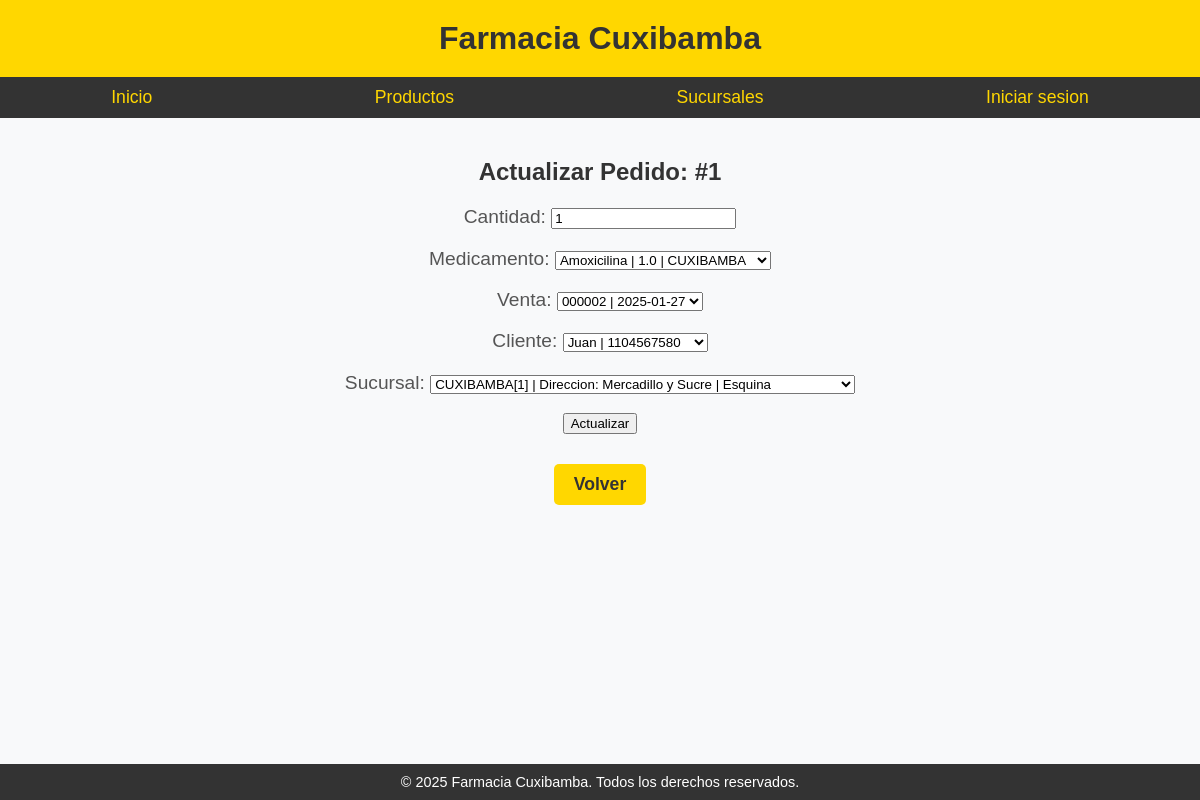
Before: /actualizar_pedido/1/ with the older database file.
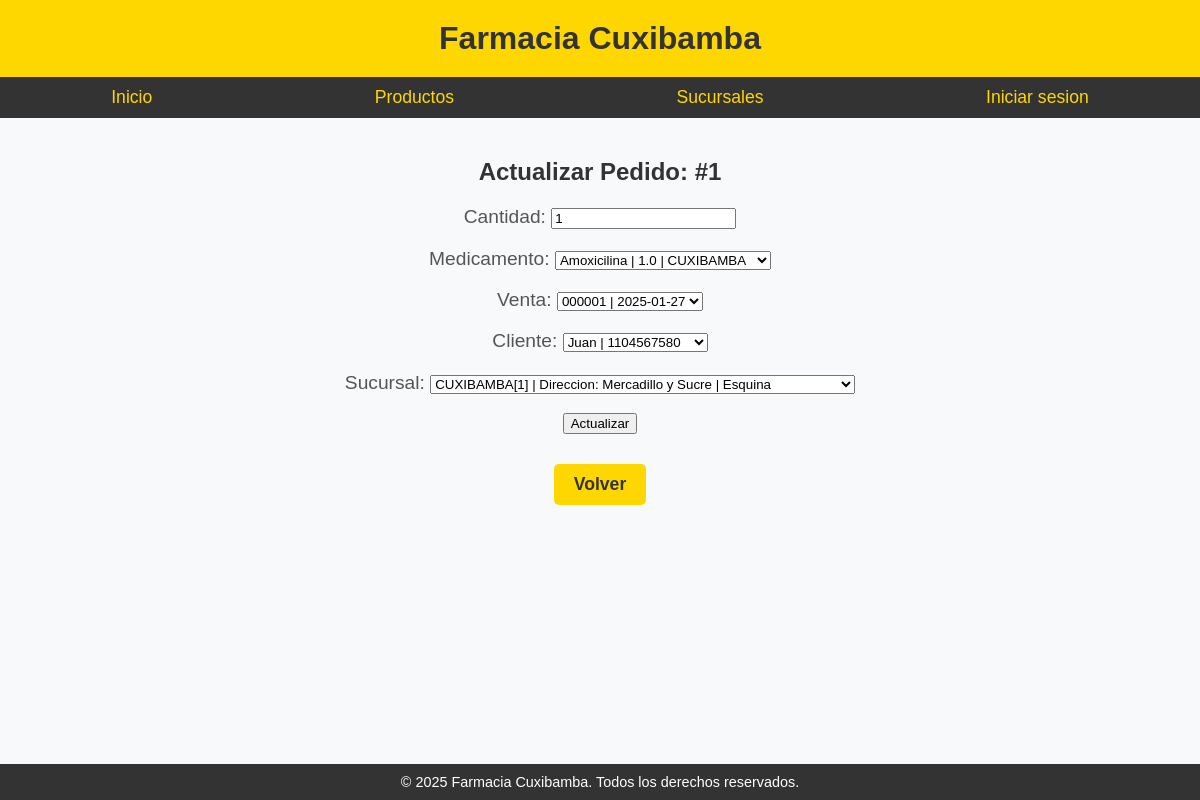
After: the same page with the newer database file.
### Sistema/models.py (models this page shows, shortened)
class Pedido(models.Model):
    cantidad = models.PositiveIntegerField(default=1)
    medicamento = models.ForeignKey(Medicamento, on_delete=models.CASCADE)
    venta = models.ForeignKey('Venta', related_name='pedidos', on_delete=models.CASCADE)
    cliente = models.ForeignKey(Cliente, on_delete=models.CASCADE, related_name='pedidos' )
    sucursal = models.ForeignKey(Sucursal,on_delete=models.CASCADE)
    traer_de_otra_sucursal = models.BooleanField(editable=False,default=False)

### Sistema/views.py (the view)
# urls.py: path('actualizar_pedido/<int:pedido_id>/', views.actualizar_pedido, name='actualizar_pedido'),
def actualizar_pedido(request, pedido_id):
    pedido = get_object_or_404(Pedido, id=pedido_id)
    if request.method == 'POST':
        form = PedidoForm(request.POST, instance=pedido)
        if form.is_valid():
            form.save()
            return redirect('lista_pedidos')
    else:
        form = PedidoForm(instance=pedido)
    return render(request, 'actualizar_pedido.html', {'form': form, 'pedido': pedido})

### Sistema/forms.py
class PedidoForm(forms.ModelForm):
    class Meta:
        model = Pedido
        fields = ['cantidad', 'medicamento', 'venta', 'cliente', 'sucursal']

### Sistema/models.py (called while the page is built)
    def __str__(self):
        return self.nombre + ' | ' + self.cedula

    def __str__(self):
        return self.nombre

    def __str__(self):
        return f"Direccion: {self.calle_principal} y {self.calle_secundaria} | {self.referencia}"

    def __str__(self):
        return str(self.farmacia) + '[' + str(self.numero) + ']' + ' | ' + str(self.direccion)

    def __str__(self):
        return self.nombre + ' | ' + str(self.precio) + ' | ' + str(self.farmacia)

    def __str__(self):
        return self.codigo + ' | ' + str(self.fecha)

### templates/actualizar_pedido.html (shortened to what this page needs)
{% extends "base.html" %}
{% block content %}
<h2>Actualizar Pedido: #{{ pedido.id }}</h2>
<form method="post">
    {{ form.as_p }}
    <button type="submit">Actualizar</button>
</form>
<div class="buttons">
    <a href="{% url 'lista_pedidos' %}">Volver</a>
</div>
{% endblock %}

Changed rows visible on the page:
changed Pedido "Amoxicilina | 1.0 | CUXIBAMBA": venta "000002 | 2025-01-27" → "000001 | 2025-01-27"
